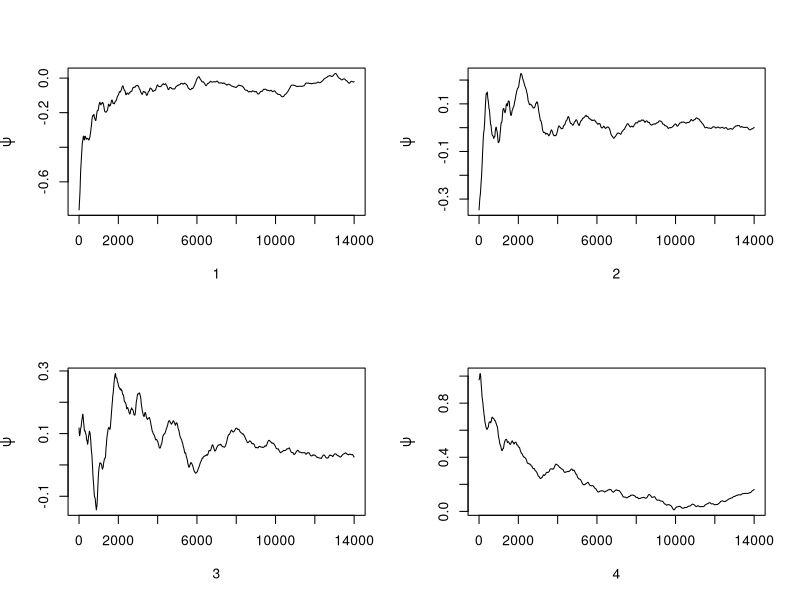
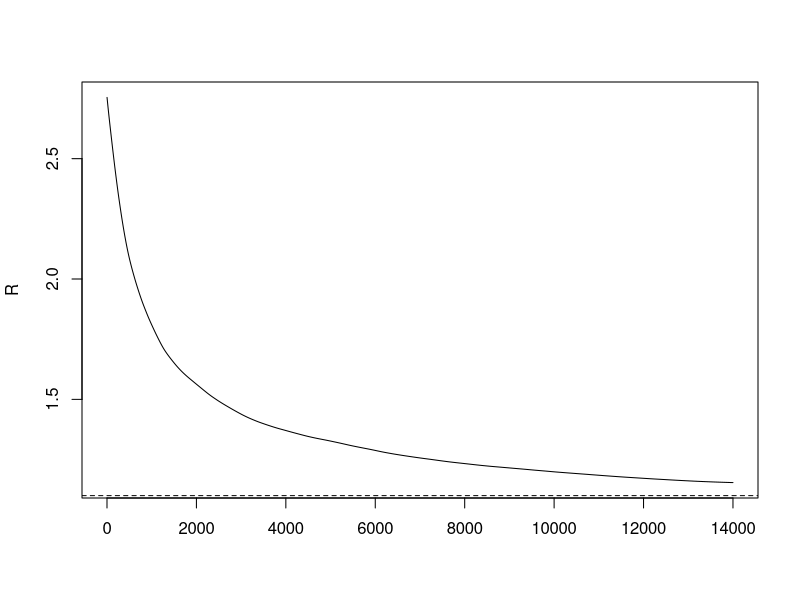
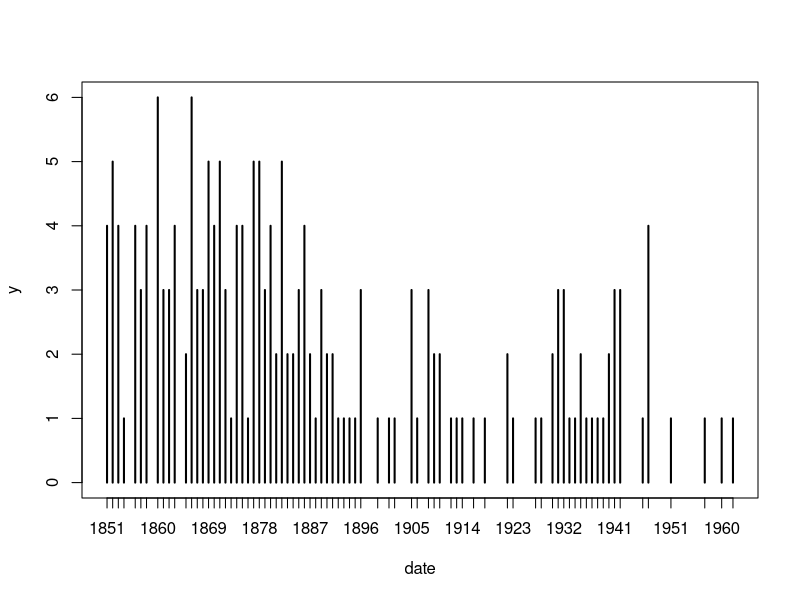
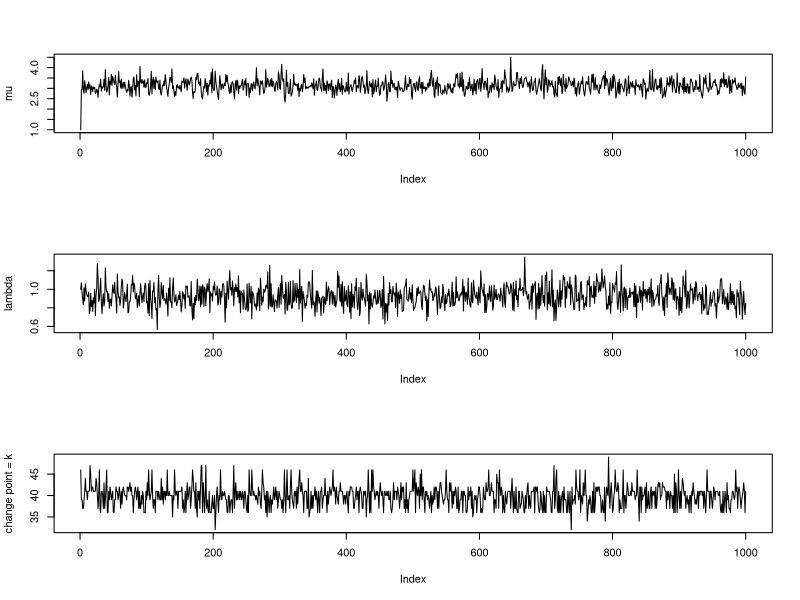
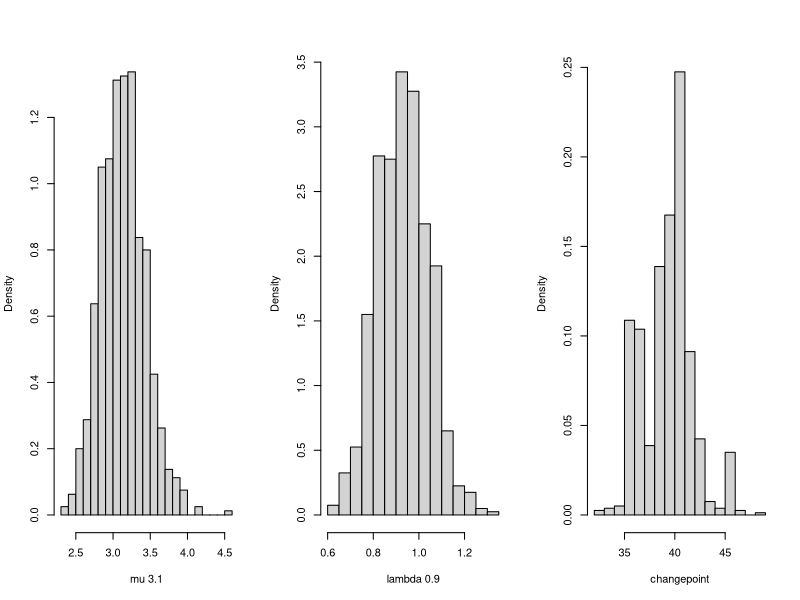

These charts were generated, in order, by the following R code:
#########################################
# R code for Chapter 9 Examples (cont.) #
#########################################

### Example 9.8 (Gelman-Rubin method of monitoring convergence)

    Gelman.Rubin <- function(psi) {
        # psi[i,j] is the statistic psi(X[i,1:j])
        # for chain in i-th row of X
        psi <- as.matrix(psi)
        n <- ncol(psi)
        k <- nrow(psi)

        psi.means <- rowMeans(psi)     #row means
        B <- n * var(psi.means)        #between variance est.
        psi.w <- apply(psi, 1, "var")  #within variances
        W <- mean(psi.w)               #within est.
        v.hat <- W*(n-1)/n + (B/n)     #upper variance est.
        r.hat <- v.hat / W             #G-R statistic
        return(r.hat)
        }

    normal.chain <- function(sigma, N, X1) {
        #generates a Metropolis chain for Normal(0,1)
        #with Normal(X[t], sigma) proposal distribution
        #and starting value X1
        x <- rep(0, N)
        x[1] <- X1
        u <- runif(N)

        for (i in 2:N) {
            xt <- x[i-1]
            y <- rnorm(1, xt, sigma)     #candidate point
            r1 <- dnorm(y, 0, 1) * dnorm(xt, y, sigma)
            r2 <- dnorm(xt, 0, 1) * dnorm(y, xt, sigma)
            r <- r1 / r2
            if (u[i] <= r) x[i] <- y else
                 x[i] <- xt
            }
        return(x)
        }

    sigma <- .2     #parameter of proposal distribution
    k <- 4          #number of chains to generate
    n <- 15000      #length of chains
    b <- 1000       #burn-in length

    #choose overdispersed initial values
    x0 <- c(-10, -5, 5, 10)

    #generate the chains
    X <- matrix(0, nrow=k, ncol=n)
    for (i in 1:k)
        X[i, ] <- normal.chain(sigma, n, x0[i])

    #compute diagnostic statistics
    psi <- t(apply(X, 1, cumsum))
    for (i in 1:nrow(psi))
        psi[i,] <- psi[i,] / (1:ncol(psi))
    print(Gelman.Rubin(psi))

    #plot psi for the four chains
    par(mfrow=c(2,2))
    for (i in 1:k)
        plot(psi[i, (b+1):n], type="l",
            xlab=i, ylab=bquote(psi))
    par(mfrow=c(1,1)) #restore default

    #plot the sequence of R-hat statistics
    rhat <- rep(0, n)
    for (j in (b+1):n)
        rhat[j] <- Gelman.Rubin(psi[,1:j])
    plot(rhat[(b+1):n], type="l", xlab="", ylab="R")
    abline(h=1.1, lty=2)


### Example 9.9 (Coal mining disasters)

    library(boot)     #for coal data
    data(coal)
    year <- floor(coal)
    y <- table(year)
    plot(y)  #a time plot

    y <- floor(coal[[1]])  # convert data.frame to numeric
    y <- tabulate(y)
    y <- y[1851:length(y)]   # starting from year 1851

    # Gibbs sampler for the coal mining change point

    # initialization
    n <- length(y)    #length of the data
    m <- 1000         #length of the chain
    mu <- lambda <- k <- numeric(m)
    L <- numeric(n)
    k[1] <- sample(1:n, 1)
    mu[1] <- 1
    lambda[1] <- 1
    b1 <- 1
    b2 <- 1

    # run the Gibbs sampler
    for (i in 2:m) {
        kt <- k[i-1]

        #generate mu
        r <- .5 + sum(y[1:kt])
        mu[i] <- rgamma(1, shape = r, rate = kt + b1)

        #generate lambda
        if (kt + 1 > n) r <- .5 + sum(y) else
            r <- .5 + sum(y[(kt+1):n])
        lambda[i] <- rgamma(1, shape = r, rate = n - kt + b2)

        #generate b1 and b2
        b1 <- rgamma(1, shape = .5, rate = mu[i]+1)
        b2 <- rgamma(1, shape = .5, rate = lambda[i]+1)

        for (j in 1:n) {
            L[j] <- exp((lambda[i] - mu[i]) * j) *
                          (mu[i] / lambda[i])^sum(y[1:j])
            }
        L <- L / sum(L)

        #generate k from discrete distribution L on 1:n
        k[i] <- sample(1:n, prob=L, size=1)
    }

    b <- 201
    j <- k[b:m]

    print(mean(k[b:m]))
    print(mean(lambda[b:m]))
    print(mean(mu[b:m]))


### Code for Figure 9.11

    # plots of the chains for Gibbs sampler output

    par(mfcol=c(3,1))
    plot(mu, type="l", ylab="mu")
    plot(lambda, type="l", ylab="lambda")
    plot(k, type="l", ylab="change point = k")


### Code for Figure 9.12

    # histograms from the Gibbs sampler output

    par(mfrow=c(1,3))
    labelk <- "changepoint"
    label1 <- paste("mu", round(mean(mu[b:m]), 1))
    label2 <- paste("lambda", round(mean(lambda[b:m]), 1))

    hist(mu[b:m], main="", xlab=label1,
         breaks = "scott", prob=TRUE) #mu posterior
    hist(lambda[b:m], main="", xlab=label2,
         breaks = "scott", prob=TRUE) #lambda posterior
    hist(j, breaks=min(j):max(j), prob=TRUE, main="",
        xlab = labelk)

dev.off()